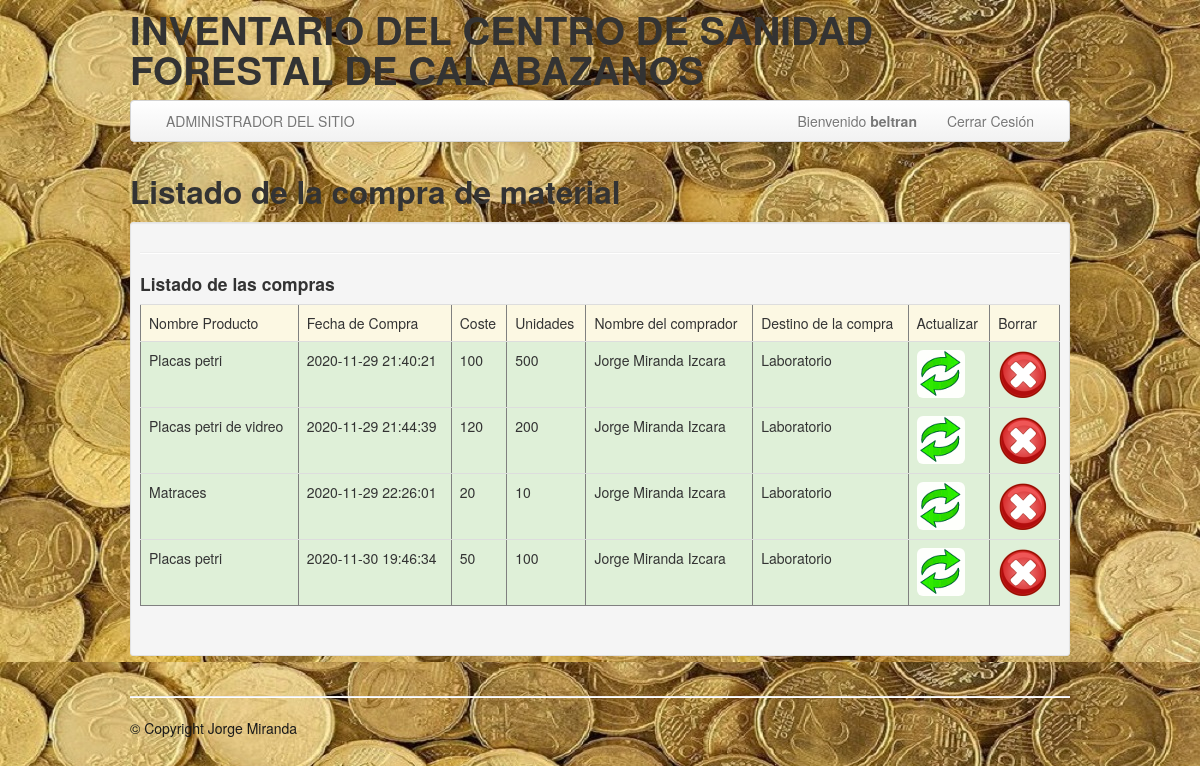
Page /Tablas/CompraMaterial.php (signed in) on the committed database.
### tables this page shows
CREATE TABLE `compras` (
  `idcompras` int NOT NULL AUTO_INCREMENT,
  `unidades` int NOT NULL,
  `coste` float NOT NULL,
  `fechaCompra` datetime DEFAULT CURRENT_TIMESTAMP,
  `currelas_DNI` varchar(11) NOT NULL,
  `Material_campo_idMaterial_campo` int DEFAULT NULL,
  `Material_laboratorio_idLab` int DEFAULT NULL,
  PRIMARY KEY (`idcompras`),
  UNIQUE KEY `idcompras_UNIQUE` (`idcompras`)
);

CREATE TABLE `material_laboratorio` (
  `idLab` int NOT NULL AUTO_INCREMENT,
  `nombreLab` varchar(45) NOT NULL,
  `descripcionLab` varchar(45) NOT NULL,
  `unidades` int NOT NULL,
  `proveedor` varchar(45) NOT NULL,
  `tipo` varchar(45) NOT NULL,
  PRIMARY KEY (`idLab`),
  UNIQUE KEY `idLab_UNIQUE` (`idLab`)
);

### Tablas/CompraMaterial.php (the view, shortened to what this page needs)
<!DOCTYPE html>
<html lang="en">
<head>
    <link href="../bootstrap/css/bootstrap.min.css" rel="stylesheet" />
</head>
<body data-offset="40" background="../images/monedas.jpg" style="background-attachment: fixed">
    <div class="container">
        <header class="header">
            <div class="row">
                <?php
                include("../include/cabecera.php");
                ?>
            </div>
        </header>
        <div class="navbar">
            <div class="navbar-inner">
                <div class="container">
                    <div class="nav-collapse">
                        <ul class="nav">
                            <li class=""><a href="../administrador/admin.php">ADMINISTRADOR DEL SITIO</a></li>
                        </ul>
                        <ul class="nav pull-right">
                            <li><a href="">Bienvenido <strong><?php echo $_SESSION['user']; ?></strong> </a></li>
                            <li><a href="../desconectar.php"> Cerrar Cesión </a></li>
                        </ul>
                    </div>
                </div>
            </div>
        </div>
        <div class="row">
            <div class="span12">
                <div class="caption">
                    <h2> Listado de la compra de material</h2>
                    <div class="well well-small">
                        <hr class="soft" />
                        <h4>Listado de las compras</h4>
                        <div class="row-fluid">
                            <?php
                            require("../connect_db.php");
                            echo "<table border='1'; class='table table-hover';>";
                            echo "<tr class='warning'>";
                            echo "<td>Nombre Producto</td>";
                            echo "<td>Fecha de Compra</td>";
                            echo "<td>Coste</td>";
                            echo "<td>Unidades</td>";
                            echo "<td>Nombre del comprador</td>";
                            echo "<td>Destino de la compra</td>";
                            echo "<td>Actualizar</td>";
                            echo "<td>Borrar</td>";
                            echo "</tr>";
                            ?>
                            <?php
                            extract($_GET);
                            $sql = "select material_laboratorio.nombreLab, compras.fechaCompra, compras.coste, compras.unidades,
                            concat(currelas.nombre, ' ', currelas.apellidos), compras.idcompras
                            from compras, currelas, material_laboratorio
                            where currelas.DNI=compras.currelas_DNI
                            and compras.Material_laboratorio_idLab=material_laboratorio.idLab;";
                            $query = mysqli_query($mysqli, $sql);
                            while ($arreglo = mysqli_fetch_array($query)) {
                                echo "<tr class='success'>";
                                echo "<td>$arreglo[0]</td>";
                                echo "<td>$arreglo[1]</td>";
                                echo "<td>$arreglo[2]</td>";
                                echo "<td>$arreglo[3]</td>";
                                echo "<td>$arreglo[4]</td>";
                                echo "<td>Laboratorio</td>";
                                echo "<td><a href='../Administrador/actualizarTablaGastos.php?id=$arreglo[5]'><img src='../images/actualizar.gif' class='img-rounded'></td>";
                                echo "<td><a href='compraMaterial.php?id=$arreglo[5]&idborrar=2'><img src='../images/eliminar.png' class='img-rounded'/></a></td>";
                                echo "</tr>";
                            }
                            echo "</table>";
                            ?>
                        </div>
                        <br />
                    </div>
                </div>
            </div>
        </div>
        <hr class="soften" />
        <footer class="footer">
            <p>&copy; Copyright Jorge Miranda <br /><br /></p>
        </footer>
    </div>
</body>
</html>

### include/cabecera.php
<!DOCTYPE html>
<h1 class="span">INVENTARIO DEL CENTRO DE SANIDAD FORESTAL DE CALABAZANOS</h1>

### include/miestilo.php (style rules this page uses)
h2 { color: black; }
.footer { color: rgb(25, 25, 25); }

### rows in the picture
compras: material_laboratorio.nombreLab "Placas petri", fechaCompra "2020-11-29 21:40:21", coste "100", unidades "500", arreglo "Jorge Miranda Izcara"
compras: material_laboratorio.nombreLab "Placas petri de vidreo", fechaCompra "2020-11-29 21:44:39", coste "120", unidades "200", arreglo "Jorge Miranda Izcara"
compras: material_laboratorio.nombreLab "Matraces", fechaCompra "2020-11-29 22:26:01", coste "20", unidades "10", arreglo "Jorge Miranda Izcara"
compras: material_laboratorio.nombreLab "Placas petri", fechaCompra "2020-11-30 19:46:34", coste "50", unidades "100", arreglo "Jorge Miranda Izcara"

### other values in the picture
$_SESSION['user'] "beltran"
